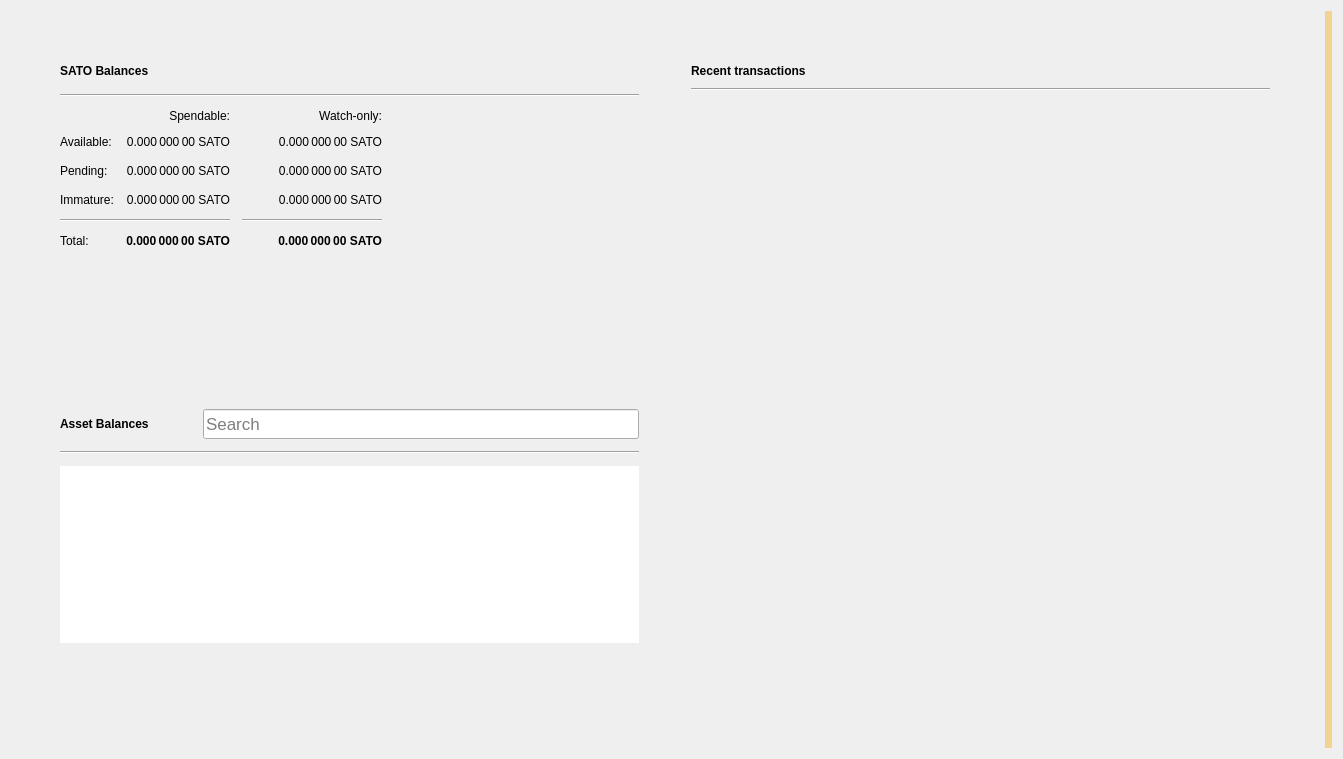
<?xml version="1.0" encoding="UTF-8"?>
<ui version="4.0">
 <class>OverviewPage</class>
 <widget class="QWidget" name="OverviewPage">
  <property name="geometry">
   <rect>
    <x>0</x>
    <y>0</y>
    <width>1343</width>
    <height>759</height>
   </rect>
  </property>
  <property name="windowTitle">
   <string>Form</string>
  </property>
  <property name="autoFillBackground">
   <bool>false</bool>
  </property>
  <layout class="QGridLayout" name="gridLayout_3">
   <item row="0" column="1">
    <layout class="QVBoxLayout" name="verticalLayout_7">
     <property name="spacing">
      <number>0</number>
     </property>
     <property name="leftMargin">
      <number>0</number>
     </property>
     <property name="topMargin">
      <number>0</number>
     </property>
     <property name="rightMargin">
      <number>0</number>
     </property>
     <property name="bottomMargin">
      <number>0</number>
     </property>
     <item>
      <layout class="QHBoxLayout" name="horizontalLayout" stretch="0,0">
       <property name="spacing">
        <number>34</number>
       </property>
       <property name="sizeConstraint">
        <enum>QLayout::SetMaximumSize</enum>
       </property>
       <property name="leftMargin">
        <number>40</number>
       </property>
       <property name="topMargin">
        <number>40</number>
       </property>
       <property name="rightMargin">
        <number>40</number>
       </property>
       <property name="bottomMargin">
        <number>40</number>
       </property>
       <item>
        <layout class="QVBoxLayout" name="verticalLayout_2">
         <property name="spacing">
          <number>34</number>
         </property>
         <property name="rightMargin">
          <number>0</number>
         </property>
         <item>
          <widget class="QFrame" name="frame">
           <property name="sizePolicy">
            <sizepolicy hsizetype="Preferred" vsizetype="Preferred">
             <horstretch>0</horstretch>
             <verstretch>0</verstretch>
            </sizepolicy>
           </property>
           <property name="frameShape">
            <enum>QFrame::NoFrame</enum>
           </property>
           <property name="frameShadow">
            <enum>QFrame::Raised</enum>
           </property>
           <property name="lineWidth">
            <number>10</number>
           </property>
           <layout class="QVBoxLayout" name="verticalLayout_4">
            <property name="spacing">
             <number>12</number>
            </property>
            <item>
             <layout class="QHBoxLayout" name="horizontalLayout_4">
              <item>
               <widget class="QLabel" name="splBalancesLabel">
                <property name="font">
                 <font>
                  <weight>75</weight>
                  <bold>true</bold>
                 </font>
                </property>
                <property name="text">
                 <string>SATO Balances</string>
                </property>
               </widget>
              </item>
              <item>
               <widget class="QPushButton" name="labelWalletStatus">
                <property name="enabled">
                 <bool>true</bool>
                </property>
                <property name="maximumSize">
                 <size>
                  <width>30</width>
                  <height>16777215</height>
                 </size>
                </property>
                <property name="toolTip">
                 <string>The displayed information may be out of date. Your wallet automatically synchronizes with the Sato network after a connection is established, but this process has not completed yet.</string>
                </property>
                <property name="text">
                 <string/>
                </property>
                <property name="icon">
                 <iconset>
                  <normaloff>:/icons/warning</normaloff>
                  <disabledoff>:/icons/warning</disabledoff>:/icons/warning</iconset>
                </property>
                <property name="iconSize">
                 <size>
                  <width>24</width>
                  <height>24</height>
                 </size>
                </property>
                <property name="flat">
                 <bool>true</bool>
                </property>
               </widget>
              </item>
              <item>
               <spacer name="horizontalSpacer_3">
                <property name="orientation">
                 <enum>Qt::Horizontal</enum>
                </property>
                <property name="sizeHint" stdset="0">
                 <size>
                  <width>40</width>
                  <height>20</height>
                 </size>
                </property>
               </spacer>
              </item>
             </layout>
            </item>
            <item>
             <widget class="Line" name="line_2">
              <property name="orientation">
               <enum>Qt::Horizontal</enum>
              </property>
             </widget>
            </item>
            <item>
             <layout class="QGridLayout" name="gridLayout">
              <property name="spacing">
               <number>12</number>
              </property>
              <item row="3" column="2">
               <widget class="QLabel" name="labelWatchImmature">
                <property name="font">
                 <font>
                  <weight>50</weight>
                  <bold>false</bold>
                 </font>
                </property>
                <property name="cursor">
                 <cursorShape>IBeamCursor</cursorShape>
                </property>
                <property name="toolTip">
                 <string>Mined balance in watch-only addresses that has not yet matured</string>
                </property>
                <property name="text">
                 <string notr="true">0.000 000 00 SATO</string>
                </property>
                <property name="alignment">
                 <set>Qt::AlignRight|Qt::AlignTrailing|Qt::AlignVCenter</set>
                </property>
                <property name="textInteractionFlags">
                 <set>Qt::LinksAccessibleByMouse|Qt::TextSelectableByKeyboard|Qt::TextSelectableByMouse</set>
                </property>
               </widget>
              </item>
              <item row="2" column="3">
               <spacer name="horizontalSpacer_2">
                <property name="orientation">
                 <enum>Qt::Horizontal</enum>
                </property>
                <property name="sizeHint" stdset="0">
                 <size>
                  <width>40</width>
                  <height>20</height>
                 </size>
                </property>
               </spacer>
              </item>
              <item row="1" column="0">
               <widget class="QLabel" name="labelBalanceText">
                <property name="text">
                 <string>Available:</string>
                </property>
               </widget>
              </item>
              <item row="1" column="2">
               <widget class="QLabel" name="labelWatchAvailable">
                <property name="font">
                 <font>
                  <weight>50</weight>
                  <bold>false</bold>
                 </font>
                </property>
                <property name="cursor">
                 <cursorShape>IBeamCursor</cursorShape>
                </property>
                <property name="toolTip">
                 <string>Your current balance in watch-only addresses</string>
                </property>
                <property name="text">
                 <string notr="true">0.000 000 00 SATO</string>
                </property>
                <property name="alignment">
                 <set>Qt::AlignRight|Qt::AlignTrailing|Qt::AlignVCenter</set>
                </property>
                <property name="textInteractionFlags">
                 <set>Qt::LinksAccessibleByMouse|Qt::TextSelectableByKeyboard|Qt::TextSelectableByMouse</set>
                </property>
               </widget>
              </item>
              <item row="2" column="1">
               <widget class="QLabel" name="labelUnconfirmed">
                <property name="font">
                 <font>
                  <weight>50</weight>
                  <bold>false</bold>
                 </font>
                </property>
                <property name="cursor">
                 <cursorShape>IBeamCursor</cursorShape>
                </property>
                <property name="toolTip">
                 <string>Total of transactions that have yet to be confirmed, and do not yet count toward the spendable balance</string>
                </property>
                <property name="text">
                 <string notr="true">0.000 000 00 SATO</string>
                </property>
                <property name="alignment">
                 <set>Qt::AlignRight|Qt::AlignTrailing|Qt::AlignVCenter</set>
                </property>
                <property name="textInteractionFlags">
                 <set>Qt::LinksAccessibleByMouse|Qt::TextSelectableByKeyboard|Qt::TextSelectableByMouse</set>
                </property>
               </widget>
              </item>
              <item row="4" column="2">
               <widget class="Line" name="lineWatchBalance">
                <property name="sizePolicy">
                 <sizepolicy hsizetype="Preferred" vsizetype="Fixed">
                  <horstretch>0</horstretch>
                  <verstretch>0</verstretch>
                 </sizepolicy>
                </property>
                <property name="minimumSize">
                 <size>
                  <width>140</width>
                  <height>0</height>
                 </size>
                </property>
                <property name="orientation">
                 <enum>Qt::Horizontal</enum>
                </property>
               </widget>
              </item>
              <item row="0" column="1">
               <widget class="QLabel" name="labelSpendable">
                <property name="text">
                 <string>Spendable:</string>
                </property>
                <property name="alignment">
                 <set>Qt::AlignRight|Qt::AlignTrailing|Qt::AlignVCenter</set>
                </property>
               </widget>
              </item>
              <item row="3" column="0">
               <widget class="QLabel" name="labelImmatureText">
                <property name="text">
                 <string>Immature:</string>
                </property>
               </widget>
              </item>
              <item row="5" column="2">
               <widget class="QLabel" name="labelWatchTotal">
                <property name="font">
                 <font>
                  <weight>75</weight>
                  <bold>true</bold>
                 </font>
                </property>
                <property name="cursor">
                 <cursorShape>IBeamCursor</cursorShape>
                </property>
                <property name="toolTip">
                 <string>Current total balance in watch-only addresses</string>
                </property>
                <property name="text">
                 <string notr="true">0.000 000 00 SATO</string>
                </property>
                <property name="alignment">
                 <set>Qt::AlignRight|Qt::AlignTrailing|Qt::AlignVCenter</set>
                </property>
                <property name="textInteractionFlags">
                 <set>Qt::LinksAccessibleByMouse|Qt::TextSelectableByKeyboard|Qt::TextSelectableByMouse</set>
                </property>
               </widget>
              </item>
              <item row="4" column="0" colspan="2">
               <widget class="Line" name="line">
                <property name="orientation">
                 <enum>Qt::Horizontal</enum>
                </property>
               </widget>
              </item>
              <item row="0" column="2">
               <widget class="QLabel" name="labelWatchonly">
                <property name="text">
                 <string>Watch-only:</string>
                </property>
                <property name="alignment">
                 <set>Qt::AlignRight|Qt::AlignTrailing|Qt::AlignVCenter</set>
                </property>
               </widget>
              </item>
              <item row="5" column="1">
               <widget class="QLabel" name="labelTotal">
                <property name="font">
                 <font>
                  <weight>75</weight>
                  <bold>true</bold>
                 </font>
                </property>
                <property name="cursor">
                 <cursorShape>IBeamCursor</cursorShape>
                </property>
                <property name="toolTip">
                 <string>Your current total balance</string>
                </property>
                <property name="text">
                 <string notr="true">0.000 000 00 SATO</string>
                </property>
                <property name="alignment">
                 <set>Qt::AlignRight|Qt::AlignTrailing|Qt::AlignVCenter</set>
                </property>
                <property name="textInteractionFlags">
                 <set>Qt::LinksAccessibleByMouse|Qt::TextSelectableByKeyboard|Qt::TextSelectableByMouse</set>
                </property>
               </widget>
              </item>
              <item row="1" column="1">
               <widget class="QLabel" name="labelBalance">
                <property name="font">
                 <font>
                  <weight>50</weight>
                  <bold>false</bold>
                 </font>
                </property>
                <property name="cursor">
                 <cursorShape>IBeamCursor</cursorShape>
                </property>
                <property name="toolTip">
                 <string>Your current spendable balance</string>
                </property>
                <property name="text">
                 <string notr="true">0.000 000 00 SATO</string>
                </property>
                <property name="alignment">
                 <set>Qt::AlignRight|Qt::AlignTrailing|Qt::AlignVCenter</set>
                </property>
                <property name="textInteractionFlags">
                 <set>Qt::LinksAccessibleByMouse|Qt::TextSelectableByKeyboard|Qt::TextSelectableByMouse</set>
                </property>
               </widget>
              </item>
              <item row="2" column="0">
               <widget class="QLabel" name="labelPendingText">
                <property name="text">
                 <string>Pending:</string>
                </property>
               </widget>
              </item>
              <item row="5" column="0">
               <widget class="QLabel" name="labelTotalText">
                <property name="text">
                 <string>Total:</string>
                </property>
               </widget>
              </item>
              <item row="3" column="1">
               <widget class="QLabel" name="labelImmature">
                <property name="font">
                 <font>
                  <weight>50</weight>
                  <bold>false</bold>
                 </font>
                </property>
                <property name="cursor">
                 <cursorShape>IBeamCursor</cursorShape>
                </property>
                <property name="toolTip">
                 <string>Mined balance that has not yet matured</string>
                </property>
                <property name="text">
                 <string notr="true">0.000 000 00 SATO</string>
                </property>
                <property name="alignment">
                 <set>Qt::AlignRight|Qt::AlignTrailing|Qt::AlignVCenter</set>
                </property>
                <property name="textInteractionFlags">
                 <set>Qt::LinksAccessibleByMouse|Qt::TextSelectableByKeyboard|Qt::TextSelectableByMouse</set>
                </property>
               </widget>
              </item>
              <item row="2" column="2">
               <widget class="QLabel" name="labelWatchPending">
                <property name="font">
                 <font>
                  <weight>50</weight>
                  <bold>false</bold>
                 </font>
                </property>
                <property name="cursor">
                 <cursorShape>IBeamCursor</cursorShape>
                </property>
                <property name="toolTip">
                 <string>Unconfirmed transactions to watch-only addresses</string>
                </property>
                <property name="text">
                 <string notr="true">0.000 000 00 SATO</string>
                </property>
                <property name="alignment">
                 <set>Qt::AlignRight|Qt::AlignTrailing|Qt::AlignVCenter</set>
                </property>
                <property name="textInteractionFlags">
                 <set>Qt::LinksAccessibleByMouse|Qt::TextSelectableByKeyboard|Qt::TextSelectableByMouse</set>
                </property>
               </widget>
              </item>
             </layout>
            </item>
           </layout>
          </widget>
         </item>
         <item>
          <widget class="QWidget" name="assetVerticalSpaceWidget2" native="true">
           <property name="autoFillBackground">
            <bool>false</bool>
           </property>
           <layout class="QVBoxLayout" name="verticalLayout_6">
            <item>
             <spacer name="verticalSpacer_4">
              <property name="orientation">
               <enum>Qt::Vertical</enum>
              </property>
              <property name="sizeHint" stdset="0">
               <size>
                <width>20</width>
                <height>87</height>
               </size>
              </property>
             </spacer>
            </item>
           </layout>
          </widget>
         </item>
         <item>
          <widget class="QFrame" name="assetFrame">
           <property name="autoFillBackground">
            <bool>true</bool>
           </property>
           <property name="frameShape">
            <enum>QFrame::NoFrame</enum>
           </property>
           <property name="frameShadow">
            <enum>QFrame::Plain</enum>
           </property>
           <property name="lineWidth">
            <number>0</number>
           </property>
           <layout class="QVBoxLayout" name="verticalLayout_5">
            <property name="spacing">
             <number>12</number>
            </property>
            <item>
             <layout class="QHBoxLayout" name="assetBalanceHorizontalLayout">
              <item alignment="Qt::AlignVCenter">
               <widget class="QLabel" name="assetBalanceLabel">
                <property name="font">
                 <font>
                  <weight>75</weight>
                  <bold>true</bold>
                 </font>
                </property>
                <property name="text">
                 <string>Asset Balances</string>
                </property>
               </widget>
              </item>
              <item>
               <widget class="QPushButton" name="labelAssetStatus">
                <property name="enabled">
                 <bool>true</bool>
                </property>
                <property name="maximumSize">
                 <size>
                  <width>30</width>
                  <height>16777215</height>
                 </size>
                </property>
                <property name="toolTip">
                 <string>The displayed information may be out of date. Your wallet automatically synchronizes with the Sato network after a connection is established, but this process has not completed yet.</string>
                </property>
                <property name="text">
                 <string/>
                </property>
                <property name="icon">
                 <iconset>
                  <normaloff>:/icons/warning</normaloff>
                  <disabledoff>:/icons/warning</disabledoff>:/icons/warning</iconset>
                </property>
                <property name="iconSize">
                 <size>
                  <width>24</width>
                  <height>24</height>
                 </size>
                </property>
                <property name="flat">
                 <bool>true</bool>
                </property>
               </widget>
              </item>
              <item alignment="Qt::AlignBottom">
               <widget class="QLineEdit" name="assetSearch">
                <property name="sizePolicy">
                 <sizepolicy hsizetype="Expanding" vsizetype="Preferred">
                  <horstretch>0</horstretch>
                  <verstretch>0</verstretch>
                 </sizepolicy>
                </property>
                <property name="minimumSize">
                 <size>
                  <width>0</width>
                  <height>30</height>
                 </size>
                </property>
                <property name="maximumSize">
                 <size>
                  <width>16777215</width>
                  <height>30</height>
                 </size>
                </property>
                <property name="sizeIncrement">
                 <size>
                  <width>0</width>
                  <height>0</height>
                 </size>
                </property>
                <property name="baseSize">
                 <size>
                  <width>0</width>
                  <height>0</height>
                 </size>
                </property>
                <property name="font">
                 <font>
                  <pointsize>13</pointsize>
                 </font>
                </property>
                <property name="maxLength">
                 <number>32</number>
                </property>
                <property name="frame">
                 <bool>true</bool>
                </property>
                <property name="alignment">
                 <set>Qt::AlignLeading|Qt::AlignLeft|Qt::AlignVCenter</set>
                </property>
                <property name="placeholderText">
                 <string>Search</string>
                </property>
                <property name="clearButtonEnabled">
                 <bool>true</bool>
                </property>
               </widget>
              </item>
             </layout>
            </item>
            <item>
             <widget class="Line" name="assetBalanceLine">
              <property name="orientation">
               <enum>Qt::Horizontal</enum>
              </property>
             </widget>
            </item>
            <item>
             <widget class="QListView" name="listAssets">
              <property name="frameShape">
               <enum>QFrame::NoFrame</enum>
              </property>
              <property name="lineWidth">
               <number>0</number>
              </property>
              <property name="verticalScrollMode">
               <enum>QAbstractItemView::ScrollPerItem</enum>
              </property>
             </widget>
            </item>
            <item>
             <widget class="QWidget" name="assetVerticalSpaceWidget" native="true">
              <property name="autoFillBackground">
               <bool>false</bool>
              </property>
              <layout class="QVBoxLayout" name="verticalLayout">
               <item>
                <spacer name="verticalSpacer_3">
                 <property name="orientation">
                  <enum>Qt::Vertical</enum>
                 </property>
                 <property name="sizeHint" stdset="0">
                  <size>
                   <width>20</width>
                   <height>40</height>
                  </size>
                 </property>
                </spacer>
               </item>
              </layout>
             </widget>
            </item>
           </layout>
          </widget>
         </item>
        </layout>
       </item>
       <item>
        <layout class="QVBoxLayout" name="verticalLayout_3">
         <property name="spacing">
          <number>34</number>
         </property>
         <property name="leftMargin">
          <number>0</number>
         </property>
         <item>
          <widget class="QFrame" name="frame_2">
           <property name="sizePolicy">
            <sizepolicy hsizetype="Preferred" vsizetype="Fixed">
             <horstretch>0</horstretch>
             <verstretch>0</verstretch>
            </sizepolicy>
           </property>
           <property name="frameShape">
            <enum>QFrame::NoFrame</enum>
           </property>
           <property name="frameShadow">
            <enum>QFrame::Plain</enum>
           </property>
           <property name="lineWidth">
            <number>0</number>
           </property>
           <layout class="QGridLayout" name="gridLayout_2">
            <property name="horizontalSpacing">
             <number>12</number>
            </property>
            <item row="0" column="0">
             <layout class="QHBoxLayout" name="horizontalLayout_2">
              <item>
               <widget class="QLabel" name="recentTransactionsLabel">
                <property name="font">
                 <font>
                  <weight>75</weight>
                  <bold>true</bold>
                 </font>
                </property>
                <property name="text">
                 <string>Recent transactions</string>
                </property>
               </widget>
              </item>
              <item>
               <widget class="QPushButton" name="labelTransactionsStatus">
                <property name="enabled">
                 <bool>true</bool>
                </property>
                <property name="maximumSize">
                 <size>
                  <width>30</width>
                  <height>16777215</height>
                 </size>
                </property>
                <property name="toolTip">
                 <string>The displayed information may be out of date. Your wallet automatically synchronizes with the Sato network after a connection is established, but this process has not completed yet.</string>
                </property>
                <property name="text">
                 <string/>
                </property>
                <property name="icon">
                 <iconset>
                  <normaloff>:/icons/warning</normaloff>
                  <disabledoff>:/icons/warning</disabledoff>:/icons/warning</iconset>
                </property>
                <property name="iconSize">
                 <size>
                  <width>24</width>
                  <height>24</height>
                 </size>
                </property>
                <property name="flat">
                 <bool>true</bool>
                </property>
               </widget>
              </item>
              <item>
               <spacer name="horizontalSpacer">
                <property name="orientation">
                 <enum>Qt::Horizontal</enum>
                </property>
                <property name="sizeHint" stdset="0">
                 <size>
                  <width>40</width>
                  <height>20</height>
                 </size>
                </property>
               </spacer>
              </item>
             </layout>
            </item>
            <item row="2" column="0">
             <widget class="QListView" name="listTransactions">
              <property name="styleSheet">
               <string notr="true">QListView { background: transparent; }</string>
              </property>
              <property name="frameShape">
               <enum>QFrame::NoFrame</enum>
              </property>
              <property name="verticalScrollBarPolicy">
               <enum>Qt::ScrollBarAlwaysOff</enum>
              </property>
              <property name="horizontalScrollBarPolicy">
               <enum>Qt::ScrollBarAlwaysOff</enum>
              </property>
              <property name="selectionMode">
               <enum>QAbstractItemView::NoSelection</enum>
              </property>
             </widget>
            </item>
            <item row="1" column="0">
             <widget class="Line" name="line_3">
              <property name="orientation">
               <enum>Qt::Horizontal</enum>
              </property>
             </widget>
            </item>
           </layout>
          </widget>
         </item>
         <item>
          <spacer name="verticalSpacer_2">
           <property name="orientation">
            <enum>Qt::Vertical</enum>
           </property>
           <property name="sizeHint" stdset="0">
            <size>
             <width>20</width>
             <height>40</height>
            </size>
           </property>
          </spacer>
         </item>
        </layout>
       </item>
      </layout>
     </item>
    </layout>
   </item>
   <item row="0" column="3">
    <widget class="QLabel" name="labelAlerts">
     <property name="visible">
      <bool>true</bool>
     </property>
     <property name="styleSheet">
      <string notr="true">QLabel { background-color: qlineargradient(x1: 0, y1: 0, x2: 1, y2: 0, stop:0 #F0D0A0, stop:1 #F8D488); color:#000000; }</string>
     </property>
     <property name="wordWrap">
      <bool>true</bool>
     </property>
     <property name="margin">
      <number>3</number>
     </property>
     <property name="textInteractionFlags">
      <set>Qt::TextSelectableByMouse</set>
     </property>
    </widget>
   </item>
  </layout>
 </widget>
 <resources/>
 <connections/>
</ui>
